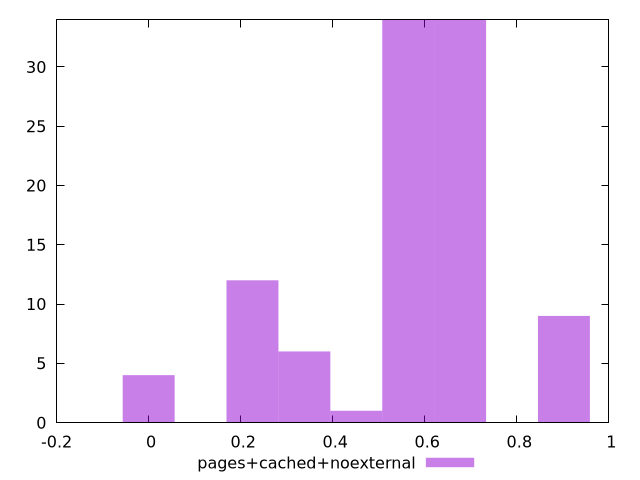

Generate this figure with gnuplot:
$_pagesCachedNoexternal <<EOF
0 4
0.5639641584304751 34
0.6767569901165701 34
0.33837849505828504 6
0.9023426534887601 9
0.22558566337219002 12
0.45117132674438004 1
EOF
set key outside below
set terminal pngcairo
set output "report_00006_2020-11-02T20-21-41.718Z/cumulative-layout-shift/pages+cached+noexternal//hist.png"
set yrange [0:34]
set boxwidth 0.11279283168609501
set style fill transparent solid 0.5 noborder
plot $_pagesCachedNoexternal title "pages+cached+noexternal" with boxes ,
